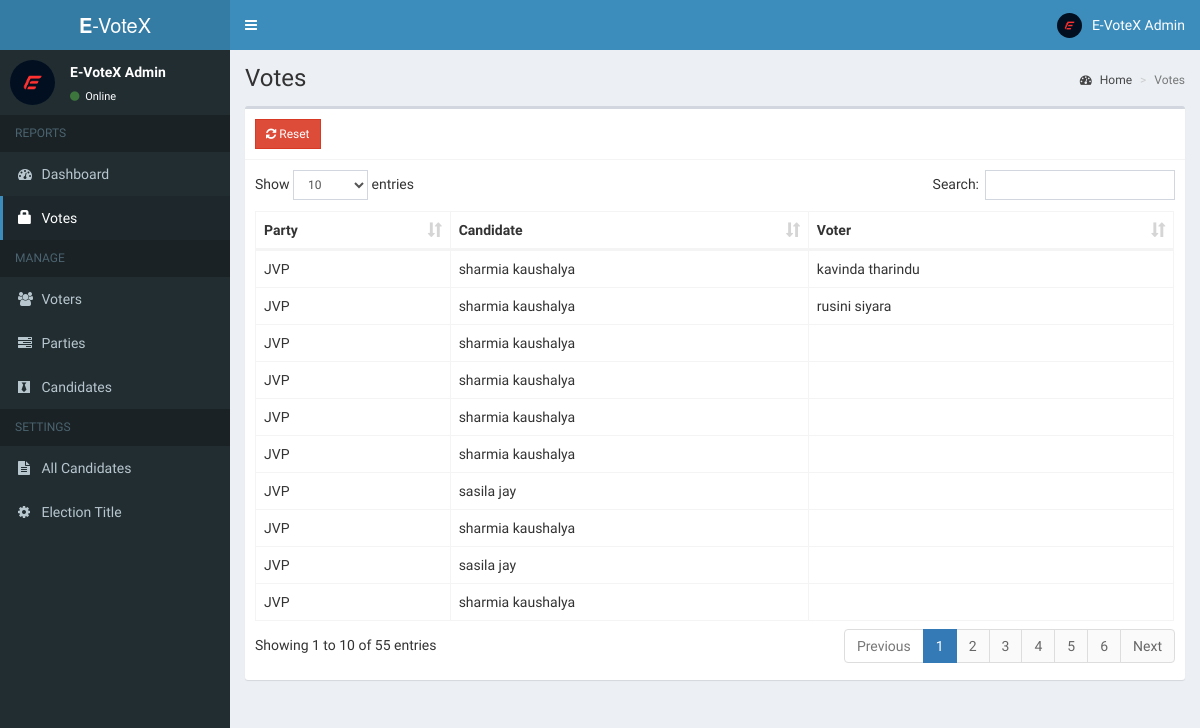
Screenshot of /admin/votes.php (signed in) with the database file from the repository.
### tables this page shows
CREATE TABLE `votes` (
  `id` int(11) NOT NULL,
  `voters_id` int(11) NOT NULL,
  `candidate_id` int(11) NOT NULL,
  `position_id` int(11) NOT NULL
);

CREATE TABLE `positions` (
  `id` int(11) NOT NULL,
  `description` varchar(50) NOT NULL,
  `max_vote` int(11) NOT NULL,
  `priority` int(11) NOT NULL
);

CREATE TABLE `candidates` (
  `id` int(11) NOT NULL,
  `position_id` int(11) NOT NULL,
  `Number` int(10) NOT NULL,
  `firstname` varchar(30) NOT NULL,
  `lastname` varchar(30) NOT NULL,
  `photo` varchar(150) NOT NULL,
  `platform` text NOT NULL
);

CREATE TABLE `voters` (
  `id` int(11) NOT NULL,
  `gov_id` varchar(12) NOT NULL,
  `password` varchar(60) NOT NULL,
  `firstname` varchar(30) NOT NULL,
  `lastname` varchar(30) NOT NULL,
  `photo` varchar(150) NOT NULL
);

### admin/includes/session.php (called while the page is built, shortened)
<?php
	include 'includes/conn.php';
	$sql = "SELECT * FROM admin WHERE id = '".$_SESSION['admin']."'";
	$query = $conn->query($sql);
	$user = $query->fetch_assoc();
?>

### admin/votes.php (the view, shortened to what this page needs)
<?php include 'includes/session.php'; ?>
<?php include 'includes/header.php'; ?>
<body class="hold-transition skin-blue sidebar-mini">
<div class="wrapper">
  <?php include 'includes/navbar.php'; ?>
  <?php include 'includes/menubar.php'; ?>
  <div class="content-wrapper">
    <section class="content-header">
      <h1>
        Votes
      </h1>
      <ol class="breadcrumb">
        <li><a href="#"><i class="fa fa-dashboard"></i> Home</a></li>
        <li class="active">Votes</li>
      </ol>
    </section>
    <section class="content">
      <div class="row">
        <div class="col-xs-12">
          <div class="box">
            <div class="box-header with-border">
              <a href="#reset" data-toggle="modal" class="btn btn-danger btn-sm btn-flat"><i class="fa fa-refresh"></i> Reset</a>
            </div>
            <div class="box-body">
              <table id="example1" class="table table-bordered">
                <thead>
                  <th>Party</th>
                  <th>Candidate</th>
                  <th>Voter</th>
                </thead>
                <tbody>
                  <?php
                    $sql = "SELECT *, candidates.firstname AS canfirst, candidates.lastname AS canlast, voters.firstname AS votfirst, voters.lastname AS votlast FROM votes LEFT JOIN positions ON positions.id=votes.position_id LEFT JOIN candidates ON candidates.id=votes.candidate_id LEFT JOIN voters ON voters.id=votes.voters_id ORDER BY positions.priority ASC";
                    $query = $conn->query($sql);
                    while($row = $query->fetch_assoc()){
                      echo "
                        <tr>
                          <td class='hidden'></td>
                          <td>".$row['description']."</td>
                          <td>".$row['canfirst'].' '.$row['canlast']."</td>
                          <td>".$row['votfirst'].' '.$row['votlast']."</td>
                        </tr>
                      ";
                    }
                  ?>
                </tbody>
              </table>
            </div>
          </div>
        </div>
      </div>
    </section>
  </div>
</div>
</body>
</html>

### admin/includes/header.php (shortened to what this page needs)
<!DOCTYPE html>
<html>
<head>
  	<link rel="stylesheet" href="../bower_components/bootstrap/dist/css/bootstrap.min.css">
    <link rel="stylesheet" href="../plugins/iCheck/all.css">
  	<link rel="stylesheet" href="../bower_components/font-awesome/css/font-awesome.min.css">
  	<link rel="stylesheet" href="../dist/css/AdminLTE.min.css">
    <link rel="stylesheet" href="../bower_components/datatables.net-bs/css/dataTables.bootstrap.min.css">
    <link rel="stylesheet" href="../bower_components/bootstrap-daterangepicker/daterangepicker.css">
    <link rel="stylesheet" href="../plugins/timepicker/bootstrap-timepicker.min.css">
    <link rel="stylesheet" href="../bower_components/bootstrap-datepicker/dist/css/bootstrap-datepicker.min.css">
    <link rel="stylesheet" href="../dist/css/skins/_all-skins.min.css">
</head>

### admin/includes/navbar.php (shortened to what this page needs)
<header class="main-header">
  <a href="#" class="logo">
    <span class="logo-lg"><b>E</b>-VoteX</span>
  </a>
  <nav class="navbar navbar-static-top">
    <a href="#" class="sidebar-toggle" data-toggle="push-menu" role="button">
    </a>
    <div class="navbar-custom-menu">
      <ul class="nav navbar-nav">
        <li class="dropdown user user-menu">
          <a href="#" class="dropdown-toggle" data-toggle="dropdown">
            <img src="<?php echo (!empty($user['photo'])) ? '../images/'.$user['photo'] : '../images/profile.jpg'; ?>" class="user-image" alt="User Image">
            <span class="hidden-xs"><?php echo $user['firstname'].' '.$user['lastname']; ?></span>
          </a>
        </li>
      </ul>
    </div>
  </nav>
</header>

### admin/includes/menubar.php (shortened to what this page needs)
<aside class="main-sidebar">
  <section class="sidebar">
    <div class="user-panel">
      <div class="pull-left image">
        <img src="<?php echo (!empty($user['photo'])) ? '../images/'.$user['photo'] : '../images/profile.jpg'; ?>" class="img-circle" alt="User Image">
      </div>
      <div class="pull-left info">
        <p><?php echo $user['firstname'].' '.$user['lastname']; ?></p>
        <a><i class="fa fa-circle text-success"></i> Online</a>
      </div>
    </div>
    <ul class="sidebar-menu" data-widget="tree">
      <li class="header">REPORTS</li>
      <li class=""><a href="home.php"><i class="fa fa-dashboard"></i> <span>Dashboard</span></a></li>
      <li class=""><a href="votes.php"><span class="glyphicon glyphicon-lock"></span> <span>Votes</span></a></li>
      <li class="header">MANAGE</li>
      <li class=""><a href="voters.php"><i class="fa fa-users"></i> <span>Voters</span></a></li>
      <li class=""><a href="positions.php"><i class="fa fa-tasks"></i> <span>Parties</span></a></li>
      <li class=""><a href="candidates.php"><i class="fa fa-black-tie"></i> <span>Candidates</span></a></li>
      <li class="header">SETTINGS</li>
      <li class=""><a href="ballot.php"><i class="fa fa-file-text"></i> <span>All Candidates</span></a></li>
      <li class=""><a href="#config" data-toggle="modal"><i class="fa fa-cog"></i> <span>Election Title</span></a></li>
    </ul>
  </section>
</aside>

### rows the page displays
votes: position.description "JVP", candidate.firstname "sharmia", candidate.lastname "kaushalya", voters.firstname "kavinda", voters.lastname "tharindu"
votes: position.description "JVP", candidate.firstname "sharmia", candidate.lastname "kaushalya", voters.firstname "rusini", voters.lastname "siyara"
votes: position.description "JVP", candidate.firstname "sharmia", candidate.lastname "kaushalya"
votes: position.description "JVP", candidate.firstname "sharmia", candidate.lastname "kaushalya"
votes: position.description "JVP", candidate.firstname "sharmia", candidate.lastname "kaushalya"
votes: position.description "JVP", candidate.firstname "sharmia", candidate.lastname "kaushalya"
votes: position.description "JVP", candidate.firstname "sasila", candidate.lastname "jay"
votes: position.description "JVP", candidate.firstname "sharmia", candidate.lastname "kaushalya"
votes: position.description "JVP", candidate.firstname "sasila", candidate.lastname "jay"
votes: position.description "JVP", candidate.firstname "sharmia", candidate.lastname "kaushalya"

### other values shown
$user['firstname'] "E-VoteX"
$user['lastname'] "Admin"
